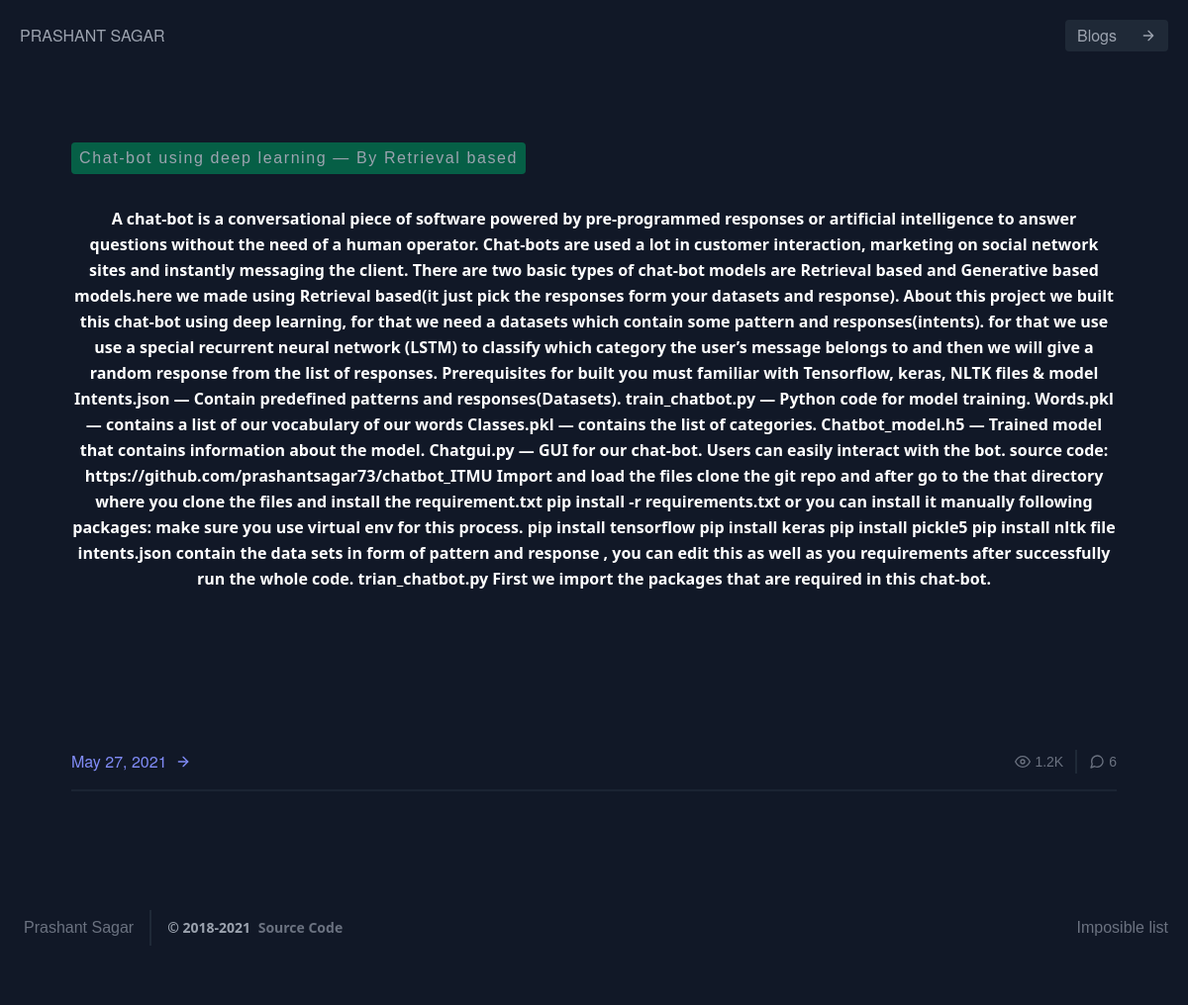
Page /blog/1/ on the committed database.
### home/models.py (models this page shows, shortened)
class Blog(models.Model):
    blog_id = models.AutoField(primary_key=True)
    title = models.CharField(max_length=300)
    content = models.TextField(default=" ")
    timestamp = models.DateField(default=timezone.now)
    link = models.URLField(("Link"), max_length=1000,
        unique=False,
        blank=True)

### home/views.py (the view)
# urls.py: path('blog/<int:pk>/', PostDetailView.as_view(), name ="post_detail"),
class PostDetailView(DetailView):
    model = Blog
    template_name = 'home/blogpost.html'

### home/templates/home/blogpost.html (shortened to what this page needs)
{% extends 'home/index.html' %} {% block title %} contact {% endblock title %} {% block contactactive %} active {% endblock contactactive %}
{% block body %}
<section class="text-gray-400 bg-gray-900 body-font overflow-hidden">
  <div class="container py-12 px-12 mx-auto">
    <div class="flex flex-wrap-m-12">
      <div class="p-6 flex flex-col items-start">
        <span class="inline-block py-1 px-2 rounded bg-green-800 text-white-400 text-opacity-85 text-s font-medium tracking-widest">{{ object.title }}</span>
        <p class="leading-relaxed text-white mb-8">{{ object.content }}</p>
        <div class="flex items-center flex-wrap pb-4 mb-4 border-b-2 border-gray-800 border-opacity-75 mt-auto w-full">
          <a class="text-indigo-400 inline-flex items-center">{{object.timestamp}}
            <svg class="w-4 h-4 ml-2" viewBox="0 0 24 24" stroke="currentColor" stroke-width="2" fill="none" stroke-linecap="round" stroke-linejoin="round">
              <path d="M5 12h14"></path>
              <path d="M12 5l7 7-7 7"></path>
            </svg>
          </a>
          <span class="text-gray-500 mr-3 inline-flex items-center ml-auto leading-none text-sm pr-3 py-1 border-r-2 border-gray-800">
            <svg class="w-4 h-4 mr-1" stroke="currentColor" stroke-width="2" fill="none" stroke-linecap="round" stroke-linejoin="round" viewBox="0 0 24 24">
              <path d="M1 12s4-8 11-8 11 8 11 8-4 8-11 8-11-8-11-8z"></path>
              <circle cx="12" cy="12" r="3"></circle>
            </svg>1.2K
          </span>
          <span class="text-gray-500 inline-flex items-center leading-none text-sm">
            6
          </span>
        </div>
      </div>
    </div>
  </div>
</section>
{% endblock body %}

### home/templates/home/index.html (shortened to what this page needs)
{% extends 'home/base.html' %} {% block title %} Home {% endblock title %}
{% block body %}
      {% load static %}
{% endblock body %}

### home/templates/home/base.html (shortened to what this page needs)
<!DOCTYPE html>
<html lang="en">
<head>
  <link href="https://unpkg.com/tailwindcss@^2/dist/tailwind.min.css" rel="stylesheet">
</head>
<body>
  <header class="text-gray-400 bg-gray-900 body-font">
    <div class="container mx-auto flex flex-wrap p-5 flex-col md:flex-row items-center">
      <a class="flex title-font font-medium items-center text-white mb-4 md:mb-0">
        <a href="{% url 'prashant:home' %}" class="mr-5 hover:text-white">PRASHANT SAGAR</a>
      </a>
      <button
        class="inline-flex items-center bg-gray-800 border-0 py-1 px-3 focus:outline-none hover:bg-gray-700 rounded text-base mt-4 md:mt-0">
        <a href="{% url 'prashant:blog' %}" class="mr-5 hover:text-white">Blogs </a>
        <svg fill="none" stroke="currentColor" stroke-linecap="round" stroke-linejoin="round" stroke-width="2"
          class="w-4 h-4 ml-1" viewBox="0 0 24 24">
          <path d="M5 12h14M12 5l7 7-7 7"></path>
        </svg>
      </button>
    </div>
  </header>
  {% block body %}
  {% endblock body %}
  <footer class="text-gray-400 bg-gray-900 body-font">
  <div class="container px-5 py-8 mx-auto flex items-center sm:flex-row flex-col">
    <a class="flex title-font font-medium items-center md:justify-start justify-center text-white">
      <span class="text-gray-500 ml-1" target="_blank" rel="noopener noreferrer"> Prashant Sagar</span>
    </a>
    <p class="text-sm text-gray-400 sm:ml-4 sm:pl-4 sm:border-l-2 sm:border-gray-800 sm:py-2 sm:mt-0 mt-4">© 2018-2021
      <a href="https://github.com/prashantsagar73/portfolio-website" class="text-gray-500 ml-1" target="_blank" rel="noopener noreferrer"> Source Code</a>
    </p>
    <span class="inline-flex sm:ml-auto sm:mt-0 mt-4 justify-center sm:justify-start">
            <a href="" class="text-gray-500 ml-1" target="_blank" rel="noopener noreferrer">Imposible list </a>
    </span>
  </div>
</footer>
</body>
</html>

### rows in the picture
Blog: title "Chat-bot using deep learning — By Retrieval based", content "A chat-bot is a conversational piece of software powered by pre-programmed responses or artificial intelligence to answer questions without the need of a human operator. Chat-bots are used a lot in customer interaction, marketing on social network sites and instantly messaging the client. There are two basic types of chat-bot models are Retrieval based and Generative based models.here we made using Retrieval based(it just pick the responses form your datasets and response). About this project we built this chat-bot using deep learning, for that we need a datasets which contain some pattern and responses(intents). for that we use use a special recurrent neural network (LSTM) to classify…", timestamp "May 27, 2021"
